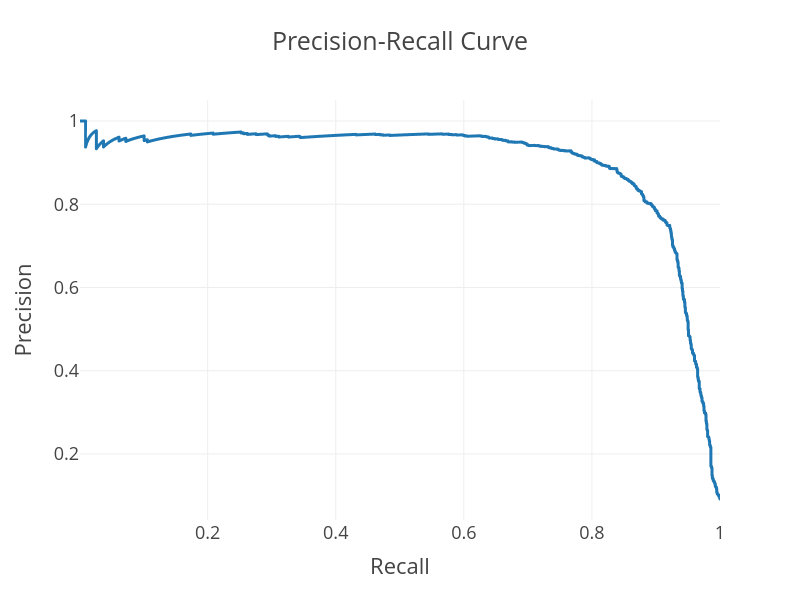

The notebook cell saved with this chart:
### Code cell
# Precision-Recall Curve
px.line(df, x='Recall', y='Precision', title='Precision-Recall Curve', width=800, height=600, hover_data=['Threshold'])

### Figure 1 — Plotly figure (JSON) as saved in the notebook; plotly's stock layout.template omitted (floating-point values rounded to 4 significant figures; data arrays with more than 128 entries replaced by an {"elided": "..."} marker saying what was removed)
{"data": [{"customdata": {"elided": "17500x1 float values"}, "hovertemplate": "Recall=%{x}<br>Precision=%{y}<br>Threshold=%{customdata[0]}<extra></extra>", "legendgroup": "", "line": {"color": "#1F77B4", "dash": "solid"}, "marker": {"symbol": "circle"}, "mode": "lines", "name": "", "showlegend": false, "type": "scattergl", "x": {"elided": "17500 float values"}, "xaxis": "x", "y": {"elided": "17500 float values"}, "yaxis": "y"}], "layout": {"height": 600, "legend": {"tracegroupgap": 0}, "title": {"text": "Precision-Recall Curve"}, "width": 800, "xaxis": {"anchor": "y", "domain": [0, 1], "title": {"text": "Recall"}}, "yaxis": {"anchor": "x", "domain": [0, 1], "title": {"text": "Precision"}}}}
